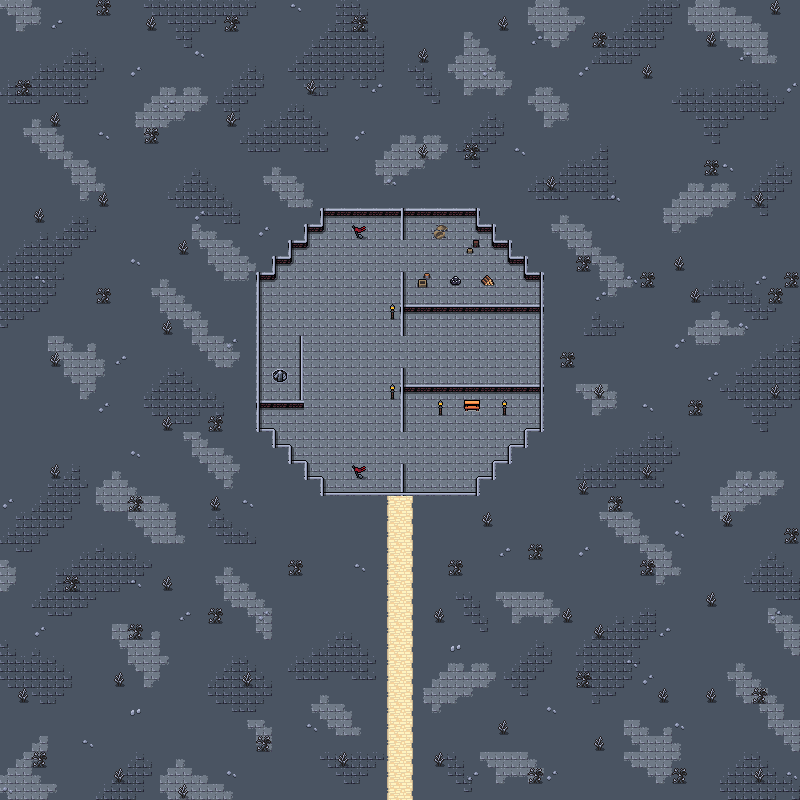

Rendered tile map (Tiled .tmx) drawn with the repository's tilesets; below, a short description and the map source with its tile grids summarised:
An orthogonal 50x50 tile map with 16x16 px tiles, 6 tile layers (Collision, Background, Ground, Walls, ...), 2 tilesets and 6 objects.

<map version="1.5" tiledversion="1.7.2" orientation="orthogonal" renderorder="right-down" width="50" height="50" tilewidth="16" tileheight="16" infinite="0" nextlayerid="9" nextobjectid="78">
 <editorsettings>
  <export target="wastetown..tmx" format="tmx" />
 </editorsettings>
 <tileset firstgid="1" source="../../tileset/main.tsx" />
 <tileset firstgid="3477" source="../../tileset/buildings.tsx" />
 <layer id="6" name="Collision" width="50" height="50">
  <data>[2500 cells, 144 non-empty, 8 distinct tile ids]</data>
 </layer>
 <layer id="1" name="Background" width="50" height="50">
  <data>[2500 cells, 2500 non-empty, 5 distinct tile ids]</data>
 </layer>
 <layer id="7" name="Ground" width="50" height="50">
  <data>[2500 cells, 770 non-empty, 29 distinct tile ids]</data>
 </layer>
 <layer id="2" name="Walls" width="50" height="50">
  <data>[2500 cells, 95 non-empty, 8 distinct tile ids]</data>
 </layer>
 <layer id="8" name="Ornamental Walls" width="50" height="50">
  <data>[2500 cells, 30 non-empty, 4 distinct tile ids]</data>
 </layer>
 <layer id="3" name="Clutter" width="50" height="50">
  <properties>
   <property name="spriteLayer" type="bool" value="true" />
  </properties>
  <data>[2500 cells, 149 non-empty, 16 distinct tile ids]</data>
 </layer>
 <objectgroup id="4" name="Objects">
  <object id="38" template="../../obj/entry_up.tx" x="272.333" y="382.543">
   <properties>
    <property name="teleport" value="maps/map/fort_12.tmx" />
   </properties>
  </object>
  <object id="73" template="../../obj/gold.tx" x="522.917" y="363.166" />
  <object id="74" template="../../obj/treasure.tx" x="521.917" y="349.416" />
  <object id="75" template="../../obj/enemy.tx" x="408.084" y="360.75">
   <properties>
    <property name="enemy" value="Green Wiz2" />
   </properties>
  </object>
  <object id="76" template="../../obj/enemy.tx" x="383.5" y="360.833">
   <properties>
    <property name="enemy" value="Satyr" />
   </properties>
  </object>
  <object id="77" template="../../obj/enemy.tx" x="272.084" y="309.833">
   <properties>
    <property name="enemy" value="Centaur" />
   </properties>
  </object>
 </objectgroup>
</map>
